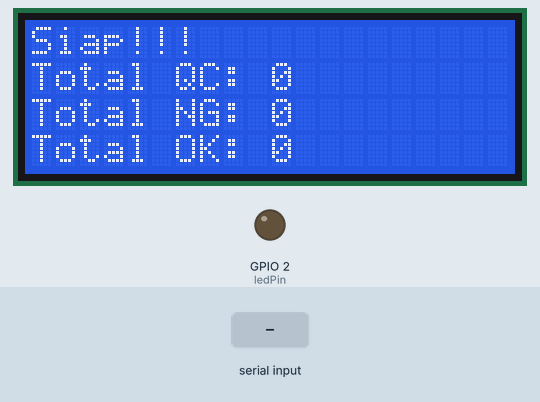
Recording of a program running on a simulated ESP8266 (Wemos D1 mini). Parts: 20×4 character LCD, output pins drawn as LEDs (lit = HIGH). The test bench sets the inputs (shaded band). What the program prints to the serial monitor is not drawn.

Above: at 3.3 s.
3.4 s: "O" received over Serial
At 4.4 s:
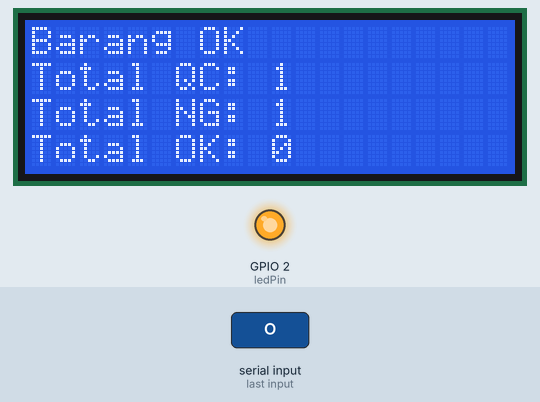
4.9 s: "N" received over Serial
At 6.2 s:
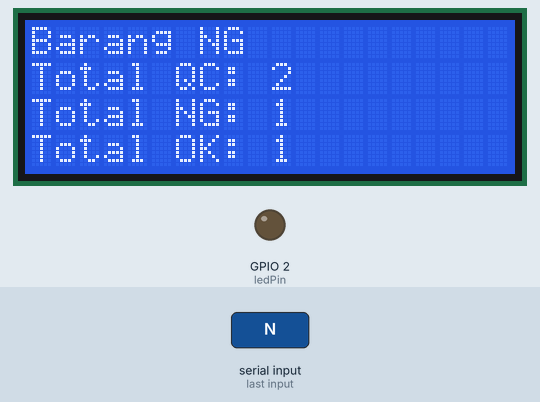
Timing chart, 0 to 7.9 s (numbered marks = the images above; inputs shaded):
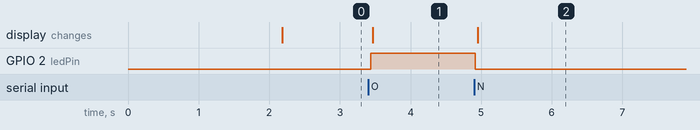

Measured:
- after the input at 3.4 s, GPIO 2 (ledPin): LOW → HIGH at once; the display: changes after 0.07 s (image 1)
- after the input at 4.9 s, GPIO 2 (ledPin): HIGH → LOW at once; the display: changes after 0.05 s (image 2)

The program:

main.cpp
```cpp
#include "Arduino.h"
#include <LiquidCrystal_I2C.h>
#include "EEPROM.h"

LiquidCrystal_I2C lcd(0x27, 20, 4); // set the LCD address to 0x27 for a 16 chars and 2 line display
const int ledPin = LED_BUILTIN;     // LED built-in terhubung ke pin D4 (GPIO2) pada NodeMCU

// // variabel untuk parsing perintah serial
const byte numChars = 32;     // Panjang maksimal pesan yang diterima
char receivedChars[numChars]; // Buffer untuk menyimpan pesan yang diterima
bool newData = false;         // Menunjukkan apakah ada data baru yang diterima
char perintah_pc = '0';

// variabel umumls
int jumlah_qc = 0;
int jumlah_ok = 0;
int jumlah_ng = 0;
bool keadaan_barang;

void setup()
{
  Serial.begin(115200); // Memulai komunikasi serial pada baud rate 115200
  lcd.init();           // initialize the lcd
  // Print a message to the LCD.
  lcd.backlight();

  lcd.setCursor(0, 0);
  lcd.print("Auto QC Starting....");
  lcd.setCursor(0, 1);
  lcd.print("----            ----");
  lcd.setCursor(0, 2);
  lcd.print("----            ----");
  lcd.setCursor(0, 3);
  lcd.print("Powered By Python!");

  pinMode(ledPin, OUTPUT); // Mengatur pin LED sebagai output

  Serial.println("wemos d1 mini siap menerima perintah");
  delay(2000);
  lcd.clear();
  lcd.setCursor(0, 0);
  lcd.print("Siap!!!");
}

void loop()
{

  // baca perintah pc dari serial komunikasi
  while (Serial.available() > 0)
  {
    char rc = Serial.read();
    rc = toUpperCase(rc);
    if (rc == 'N')
    {
      jumlah_qc++;
      jumlah_ok++;
      // lcd
      lcd.setCursor(0, 0);
      lcd.print("Barang NG      ");
      // Serial.println("pneumatic menyala");
      digitalWrite(ledPin, LOW); // led hidup
    }
    else if (rc == 'O')
    {
      jumlah_qc++;
      jumlah_ng++;
      // lcd
      lcd.setCursor(0, 0);
      lcd.print("Barang OK      ");
      // Serial.println("pneumatic mati");
      digitalWrite(ledPin, HIGH); // led mati
    }
  }

  // print lcd
  lcd.setCursor(0, 1);
  lcd.print("Total QC: ");
  lcd.print(jumlah_qc);
  lcd.setCursor(0, 2);
  lcd.print("Total NG: ");
  lcd.print(jumlah_ng);
  lcd.setCursor(0, 3);
  lcd.print("Total OK: ");
  lcd.print(jumlah_ok);

  // print serial
  Serial.print(" QC: ");
  Serial.print(jumlah_qc);
  Serial.print(" NG: ");
  Serial.print(jumlah_ng);
  Serial.print(" OK: ");
  Serial.println(jumlah_ok);
}
```
